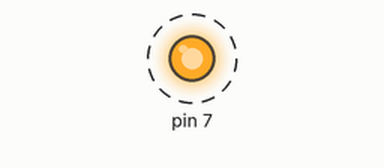
Bench run of a sketch on a simulated Arduino Uno, built with avr-gcc and run on an emulated ATmega328P. Shown: output pins drawn as LEDs (lit = HIGH). Dashed ring = blinking. What the sketch prints to the serial monitor is not drawn.

Above: at 0.2 s.
Timing chart, 0 to 3.0 s (numbered marks = the images above):
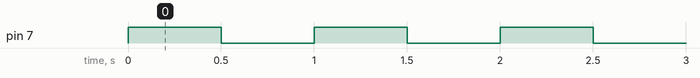

The sketch:

LED.ino
```cpp
void setup() {
  Serial.begin(9600);
  pinMode(7,OUTPUT);
}

void loop() {
  //"\g" se supone que es para dejar un espacio pero no funciona
  Serial.print("Hola Mundo\g");
  //"\t" es para dejar un espacio del Tab
  Serial.print("Hola Mundo\t");

  //"\n" es para dejar un espacio de una línea
  Serial.print("Hola Mundo\n");
  // Pero es mejor solo poner ln
  Serial.println("holamundo");
  digitalWrite(7,HIGH);
//digitalWrite=enviar voltaje digital
//digitalWrite(Número de pin,HIGH/LOW)

  delay(500);
  digitalWrite(7,LOW);
  delay(500);
}
```

Measured:
- by itself, pin 7: alternates HIGH for 0.50 s and LOW for 0.50 s
